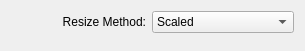
<?xml version="1.0" encoding="UTF-8"?>
<ui version="4.0">
 <class>Config</class>
 <widget class="QWidget" name="Config">
  <property name="geometry">
   <rect>
    <x>0</x>
    <y>0</y>
    <width>305</width>
    <height>51</height>
   </rect>
  </property>
  <property name="windowTitle">
   <string>Color</string>
  </property>
  <layout class="QGridLayout" name="gridLayout">
   <item row="0" column="0">
    <widget class="QLabel" name="resizeLabel">
     <property name="minimumSize">
      <size>
       <width>125</width>
       <height>0</height>
      </size>
     </property>
     <property name="text">
      <string>Resize Method:</string>
     </property>
     <property name="alignment">
      <set>Qt::AlignRight|Qt::AlignTrailing|Qt::AlignVCenter</set>
     </property>
    </widget>
   </item>
   <item row="0" column="1">
    <widget class="KComboBox" name="resizeCombo">
     <item>
      <property name="text">
       <string>Scaled</string>
      </property>
     </item>
     <item>
      <property name="text">
       <string>Centered</string>
      </property>
     </item>
     <item>
      <property name="text">
       <string>Scaled and Cropped</string>
      </property>
     </item>
     <item>
      <property name="text">
       <string>Tiled</string>
      </property>
     </item>
     <item>
      <property name="text">
       <string>Center Tiled</string>
      </property>
     </item>
     <item>
      <property name="text">
       <string>Maxpect</string>
      </property>
     </item>
    </widget>
   </item>
   <item row="1" column="1">
    <spacer name="verticalSpacer">
     <property name="orientation">
      <enum>Qt::Vertical</enum>
     </property>
     <property name="sizeHint" stdset="0">
      <size>
       <width>20</width>
       <height>10</height>
      </size>
     </property>
    </spacer>
   </item>
  </layout>
 </widget>
 <customwidgets>
  <customwidget>
   <class>KComboBox</class>
   <extends>QComboBox</extends>
   <header>kcombobox.h</header>
  </customwidget>
 </customwidgets>
 <resources/>
 <connections/>
</ui>
